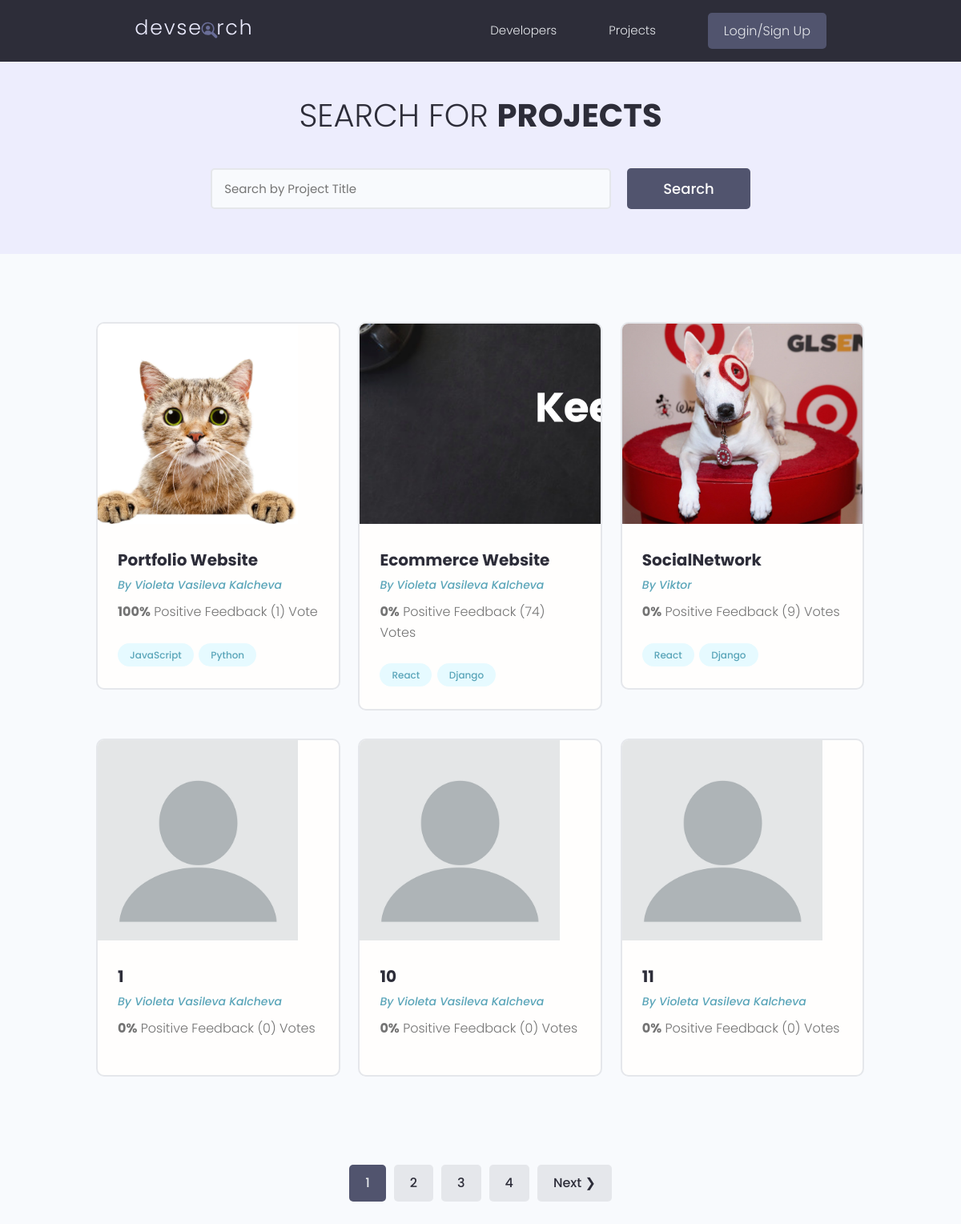
Before: /projects/ with the older database file.
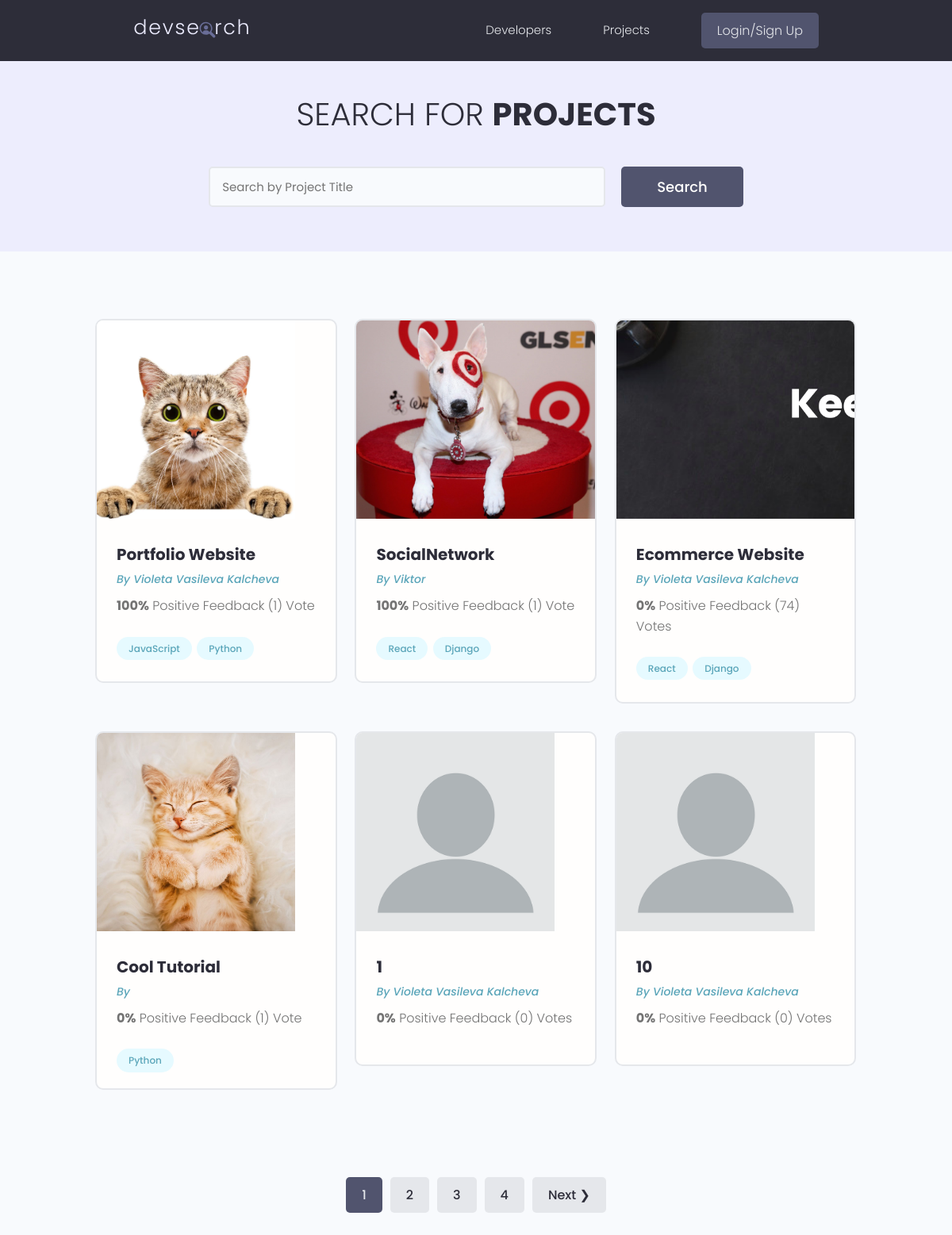
After: the same page with the newer database file.
### projects/models.py (models this page shows, shortened)
class Project(models.Model):
    owner = models.ForeignKey(Profile, null=True, blank=True, on_delete=models.CASCADE)
    title = models.CharField(max_length=200)
    description = models.TextField(null=True, blank=True)
    featured_image = models.ImageField(null=True, blank=True, default='blank.png')
    demo_link = models.CharField(max_length=2000, null=True, blank=True)
    source_link = models.CharField(max_length=2000, null=True, blank=True)
    tags = models.ManyToManyField('Tag', blank=True)
    vote_total = models.IntegerField(default=0, null=True, blank=True)
    vote_ratio = models.IntegerField(default=0, null=True, blank=True)
    created = models.DateTimeField(auto_now_add=True)
    id = models.UUIDField(default=uuid.uuid4, unique=True, primary_key=True, editable=False)
    class Meta:
        ordering = ['-vote_ratio', '-vote_total', 'title']

class Tag(models.Model):
    name = models.CharField(max_length=200)
    created = models.DateTimeField(auto_now_add=True)
    id = models.UUIDField(default=uuid.uuid4, unique=True, primary_key=True, editable=False)
    def __str__(self):
        return self.name

### users/models.py (models this page shows, shortened)
class Profile(models.Model):
    user = models.OneToOneField(User, on_delete=models.CASCADE)
    name = models.CharField(max_length=200,null=True, blank=True)
    username = models.CharField(max_length=200,null=True, blank=True)
    location = models.CharField(max_length=200, null=True, blank=True)
    short_intro = models.CharField(max_length=200, blank=True, null=True)
    bio = models.TextField(blank=True, null=True)
    profile_image = models.ImageField(null=True, blank=True, upload_to='profiles/', default='profile/default.png')
    email = models.EmailField(max_length=500, null=True, blank=True)
    social_github = models.CharField(max_length=200, blank=True, null=True)
    social_twitter = models.CharField(max_length=200, blank=True, null=True)
    social_linkedin = models.CharField(max_length=200, blank=True, null=True)
    social_youtube = models.CharField(max_length=200, blank=True, null=True)
    social_website = models.CharField(max_length=200, blank=True, null=True)
    created = models.DateTimeField(auto_now_add=True)
    id = models.UUIDField(default=uuid.uuid4, unique=True, primary_key=True, editable=False)

### projects/views.py (the view)
# urls.py: path("projects/", include("projects.urls")),
def projects(request):
    projects, search_query = search_projects(request)
    custom_range, projects = paginate_projects(request, projects, 6)
    context = {
        'projects': projects,
        'search_query': search_query,
        'custom_range': custom_range
    }
    return render(request, "projects/projects.html", context)

### projects/utils.py (called while the page is built)
def paginate_projects(request, projects, result):
    page = request.GET.get('page')
    paginator = Paginator(projects, result)
    try:
        projects = paginator.page(page)
    except PageNotAnInteger:
        page = 1
        projects = paginator.page(page)
    except EmptyPage:
        page = paginator.num_pages
        projects = paginator.page(page)
    left_index = (int(page) - 4)
    if left_index < 1:
        left_index = 1
    right_index = (int(page) + 5)
    if right_index > paginator.num_pages:
        right_index = paginator.num_pages + 1
    custom_range = range(left_index, right_index)
    return custom_range, projects

def search_projects(request):
    search_query = ''
    if request.GET.get('search_query'):
        search_query = request.GET.get('search_query')
    tags = Tag.objects.filter(name__icontains=search_query)
    projects = Project.objects.distinct().filter(
        Q(title__icontains=search_query) |
        Q(description__icontains=search_query) |
        Q(owner__name__icontains=search_query) |
        Q(tags__in=tags)
    )
    return projects, search_query

### projects/templates/projects/projects.html (shortened to what this page needs)
{% extends 'main.html' %}
{% block content %}
    <main class="projects">
        <section class="hero-section text-center">
            <div class="container container--narrow">
                <div class="hero-section__box">
                    <h2>Search for <span>Projects</span></h2>
                </div>
                <div class="hero-section__search">
                    <form class="form" action="{% url 'projects' %}" method="get">
                        <div class="form__field">
                            <input class="input input--text" id="formInput#search" type="text" name="search_query"
                                   value="{{ search_query }}" placeholder="Search by Project Title"/>
                        </div>
                        <input class="btn btn--sub btn--lg" type="submit" value="Search"/>
                    </form>
                </div>
            </div>
        </section>
        <section class="projectsList">
            <div class="container">
                <div class="grid grid--three">
                    {% for project in projects %}
                        <div class="column">
                            <div class="card project">
                                <a href="{% url 'project' project.id %}" class="project">
                                    <img class="project__thumbnail" src="{{ project.featured_image.url }}"
                                         alt="project thumbnail"/>
                                    <div class="card__body">
                                        <h3 class="project__title">{{ project.title }}</h3>
                                        <p><a class="project__author" href="{% url 'user-profile' project.owner_id %}">By
                                            {{ project.owner.name }}</a></p>
                                        <p class="project--rating">
                                            <span style="font-weight: bold;">{{ project.vote_ratio }}%</span> Positive
                                            Feedback ({{ project.vote_total }})
                                            Vote{{ project.vote_total|pluralize:"s" }}
                                        </p>
                                        <div class="project__tags">
                                            {% for tag in project.tags.all %}
                                                <span class="tag tag--pill tag--main">
                                               <small>{{ tag }}</small>
                                           </span>
                                            {% endfor %}
                                        </div>
                                    </div>
                                </a>
                            </div>
                        </div>
                    {% endfor %}
                </div>
            </div>
        </section>
        {% include 'pagination.html' with queryset=projects custom_range=custom_range %}
    </main>
{% endblock %}

### templates/main.html (shortened to what this page needs)
{% load static %}
<!doctype html>
<html lang="en">
<head>
    <link rel="stylesheet" href="https://cdn.iconmonstr.com/1.3.0/css/iconmonstr-iconic-font.min.css"/>
    <link rel="stylesheet" href="{% static 'uikit/styles/uikit.css' %}"/>
    <link rel="stylesheet" href="{% static 'styles/app.css' %}"/>
</head>
<body>
{% include 'navbar.html' %}
{% block content %}
{% endblock %}
</body>
</html>

### templates/navbar.html (shortened to what this page needs)
{% load static %}
<header class="header">
    <div class="container container--narrow">
        <a href="{% url 'projects' %}" class="header__logo">
            <img src="{% static 'images/logo.svg' %}" alt="DevSearch Logo"/>
        </a>
        <nav class="header__nav">
            <ul class="header__menu">
                <li class="header__menuItem"><a href="{% url 'profiles' %}">Developers</a></li>
                <li class="header__menuItem"><a href="{% url 'projects' %}">Projects</a></li>
                {% if user.is_authenticated %}
                    <li class="header__menuItem"><a href="{% url 'inbox' %}">Inbox</a></li>
                    <li class="header__menuItem"><a href="{% url 'account' %}">Account</a></li>
                    <li class="header__menuItem"><a href="{% url 'logout' %}" class="btn btn--sub">Logout</a></li>
                {% else %}
                    <li class="header__menuItem"><a href="{% url 'login' %}" class="btn btn--sub">Login/Sign Up</a></li>
                {% endif %}
            </ul>
        </nav>
    </div>
</header>

### templates/pagination.html (shortened to what this page needs)
{% if queryset.has_other_pages %}
    <div class="pagination">
        <ul class="container">
            {% for page in custom_range %}
                {% if page == queryset.number %}
                    <li><a href="?page={{ page }}" class="btn page-link btn--sub" data-page="{{ page }}">{{ page }}</a>
                    </li>
                {% else %}
                    <li><a href="?page={{ page }}" class="btn page-link" data-page="{{ page }}">{{ page }}</a></li>
                {% endif %}
            {% endfor %}
            {% if queryset.has_next %}
                <li><a href="?page={{ queryset.next_page_number }}" class="btn page-link"
                       data-page="{{ queryset.next_page_number }}">Next &#10095;</a></li>
            {% endif %}
        </ul>
    </div>
{% endif %}

### static/styles/app.css (style rules this page uses)
:root { --color-sub: #2d2d39; }
.btn--sub { background-color: var(--color-sub-light); }
.card { border: 2px solid var(--color-light); }
img { width: 100%; }
.header { position: sticky; z-index: 111; background-color: var(--color-sub); padding: 1.5rem 0; }
.header > .container { display: flex; justify-content: space-between; align-items: center; }
.header__logo > img { height: 3.8rem; }
.header__nav > ul { display: inline-flex; align-items: center; list-style: none; gap: 6.5rem; }
.header__menuItem > a { color: var(--color-light); font-weight: 300; }
.hero-section { height: 40vh; display: flex; align-items: center; background-color: var(--color-sub); }
.hero-section__box { margin-bottom: 4rem; }
.hero-section__box > h2, .hero-section__box > h2 > span { font-size: 4rem; color: var(--color-light); line-height: 1.3; text-transform: uppercase; }
.hero-section__box > h2 { font-weight: 300; }
.hero-section__box > h2 > span { font-weight: 700; }
.hero-section__search > .form { display: flex; align-items: center; justify-content: center; gap: 2rem; }
.hero-section__search > .form input.input--text { width: 50rem; }
.pagination { margin-top: 8rem; margin-bottom: 10rem; }
.pagination > ul { flex-wrap: wrap; list-style: none; display: flex; align-items: center; justify-content: center; gap: 1rem; }
.pagination .btn { color: var(--color-sub); }
.pagination .btn.btn--sub { color: var(--color-light); }
.project__author { font-size: 1.4rem; font-style: italic; }
.project--rating { margin-bottom: 1.6em; margin-top: .5em; }
.projects > .hero-section { background: var(--color-sub-lighter); height: 30vh; }
.projects .hero-section__box { margin-bottom: 2.5rem; }
.projects .hero-section__box > h2 { color: var(--color-sub); }
.projects .hero-section__box > h2 > span { font-weight: 700; color: var(--color-sub); }
.projectsList { margin-top: 8rem; }
.project__thumbnail { height: 25rem; object-fit: cover; object-position: top center; }
.project__title { font-size: 2rem; font-weight: 700; color: var(--color-sub); }

### static/uikit/styles/modules/_variables.css (style rules this page uses)
:root { --color-main: #5aa5b9; --color-main-light: #e6faff; --color-sub: #3f4156; --color-sub-light: #51546e; --color-sub-lighter: #ededfd; --color-text: #737373; --color-gray: #8b8b8b; --color-light: #e5e7eb; --color-light-gray: #767676; --color-bg: #f8fafd; --color-white: #fffefd; --color-white-light: #f3f3f3; --color-success: #359e64; --color-success-bg: #def8e8; --color-error: #fc4b0b; --color-error-bg: #fff2ee; --font-base: 'Poppins', arial, helvetica, 'Segoe UI', roboto, ubuntu, sans-serif; --font-monospace: 'Fira Code', 'Courier New', courier, monospace; --font-regular: 300; --font-medium: 500; --font-bold: 700; --generic-shadow: 1px 1px 5px #00000010; --generic-transition: all 0.3s ease-in-out; }

### static/uikit/styles/modules/_base.css (style rules this page uses)
* { margin: 0; padding: 0; box-sizing: border-box; text-rendering: optimizeLegibility; color: inherit; font-size: inherit; }
html { font-size: 50%; }
@media only screen and (min-width: 480px) { html { font-size: 56.25%; } }
@media only screen and (min-width: 1200px) { html { font-size: 62.5%; } }
body { line-height: 1.6; font-weight: 400; font-size: 1.5rem; color: var(--color-text); background-color: var(--color-bg); min-height: 100vh; }

### static/uikit/styles/modules/_typography.css (style rules this page uses)
* { font-family: var(--font-base); }
h2 { font-size: 3.6rem; font-weight: var(--font-bold); }
h3 { font-size: 3.2rem; font-weight: var(--font-medium); }
p, span, strong { font-size: 1.6rem; color: var(--color-text); font-weight: var(--font-regular); }
a { padding-bottom: 2px; text-decoration: none; display: inline-block; color: var(--color-main); font-weight: var(--font-medium); }

### static/uikit/styles/modules/_utilities.css (style rules this page uses)
.container { width: 92%; max-width: 165rem; margin: 0 auto; box-sizing: border-box; }
.container--narrow { width: 92%; max-width: 120rem; }
@media screen and (min-width: 1000px) { .container { width: 90%; } }
@media screen and (min-width: 1000px) { .container--narrow { width: 85%; } }
@media screen and (min-width: 1200px) { .container { width: 80%; } }
@media screen and (min-width: 1200px) { .container--narrow { width: 72%; } }
.text-center { text-align: center; }

### static/uikit/styles/modules/_card.css (style rules this page uses)
.card { border-radius: 1rem; background-color: var(--color-white); border: 1.5px solid var(--color-light); width: auto; height: auto; margin-top: 0.5rem; margin-bottom: 0.5rem; overflow: hidden; }
.card__body, .card__header { padding: 2rem 2.5rem; }

Changed rows visible on the page:
no longer on this page (row unchanged): Project: featured_image (placeholder picture), title "11", owner.name "Violeta Vasileva Kalcheva", vote_ratio "0", vote_total "0"
changed Project "SocialNetwork": vote_ratio "0" → "100"; vote_total "9" → "1"; moves up the list
now on this page (row edited): Project: featured_image (picture), title "Cool Tutorial", vote_ratio "0", vote_total "1", Tag (name "Python")
